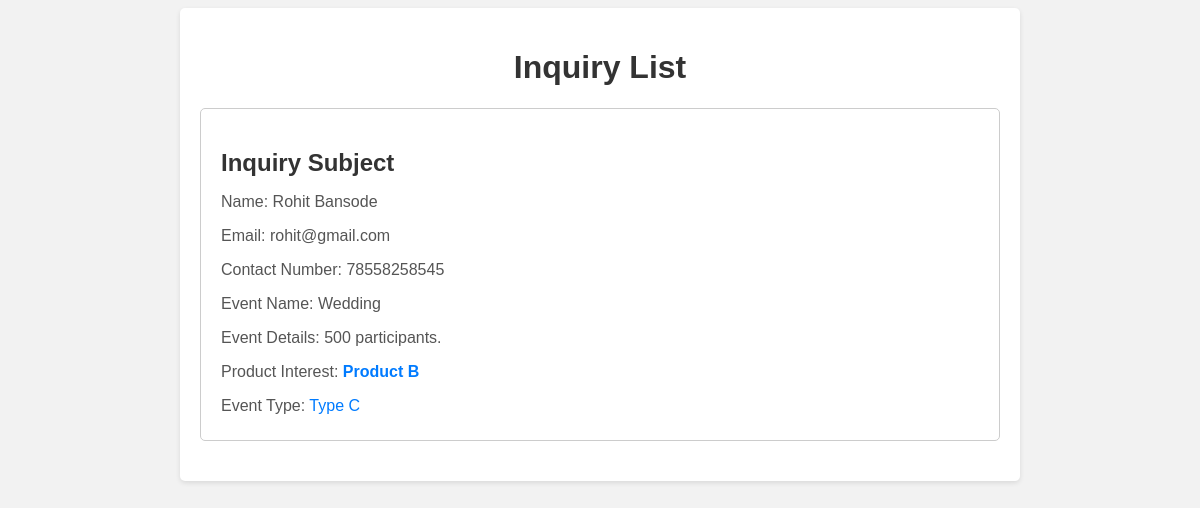
Screenshot of /admin/inquiry-list.php with the database file from the repository.
### tables this page shows
CREATE TABLE `inquiries` (
  `id` int(11) NOT NULL,
  `name` varchar(255) NOT NULL,
  `email` varchar(255) NOT NULL,
  `contact_number` varchar(255) NOT NULL,
  `event_name` varchar(255) DEFAULT NULL,
  `event_details` text NOT NULL,
  `product_interest` varchar(255) NOT NULL,
  `event_type` varchar(255) NOT NULL,
  `is_approved` int(11) DEFAULT 0
);

### admin/inquiry-list.php (the view, shortened to what this page needs)
<!DOCTYPE html>
<html>
<head>
</head>
<body>
  <div class="container">
    <h1>Inquiry List</h1>
    <?php
    require_once('db_connection.php');
    $query = "SELECT * FROM inquiries";
    $result = $conn->query($query);
    if ($result->num_rows > 0) {
      while ($row = $result->fetch_assoc()) {
        $name = $row['name'];
        $email = $row['email'];
        $contactNumber = $row['contact_number'];
        $eventName = $row['event_name'];
        $eventDetails = $row['event_details'];
        $productInterest = $row['product_interest'];
        $eventType = $row['event_type'];
        echo '<div class="inquiry">';
        echo '<h2>Inquiry Subject</h2>';
        echo '<p>Name: '.$name.'</p>';
        echo '<p>Email: '.$email.'</p>';
        echo '<p>Contact Number: '.$contactNumber.'</p>';
        echo '<p>Event Name: '.$eventName.'</p>';
        echo '<p>Event Details: '.$eventDetails.'</p>';
        echo '<p>Product Interest: <span class="product">'.$productInterest.'</span></p>';
        echo '<p>Event Type: <span class="event-type">'.$eventType.'</span></p>';
        echo '</div>';
      }
    } else {
      echo '<p>No inquiries found.</p>';
    }
    ?>
  </div>
</body>
</html>

### admin/inquiry-list.php (style rules this page uses)
body { background-color: #f2f2f2; font-family: Arial, sans-serif; }
.container { max-width: 800px; margin: 0 auto; padding: 20px; background-color: #fff; border-radius: 5px; box-shadow: 0 2px 5px rgba(0, 0, 0, 0.1); }
h1 { text-align: center; color: #333; }
.inquiry { border: 1px solid #ccc; border-radius: 5px; padding: 20px; margin-bottom: 20px; }
.inquiry h2 { color: #333; margin-bottom: 10px; }
.inquiry p { color: #555; margin-bottom: 5px; }
.inquiry .product { font-weight: bold; color: #007bff; }
.inquiry .event-type { font-style: italic , bold; color: #007bff; }

### rows the page displays
inquiries: name "Rohit Bansode", email "rohit@gmail.com", contact_number "78558258545", event_name "Wedding", event_details "500 participants.", product_interest "Product B", event_type "Type C"
